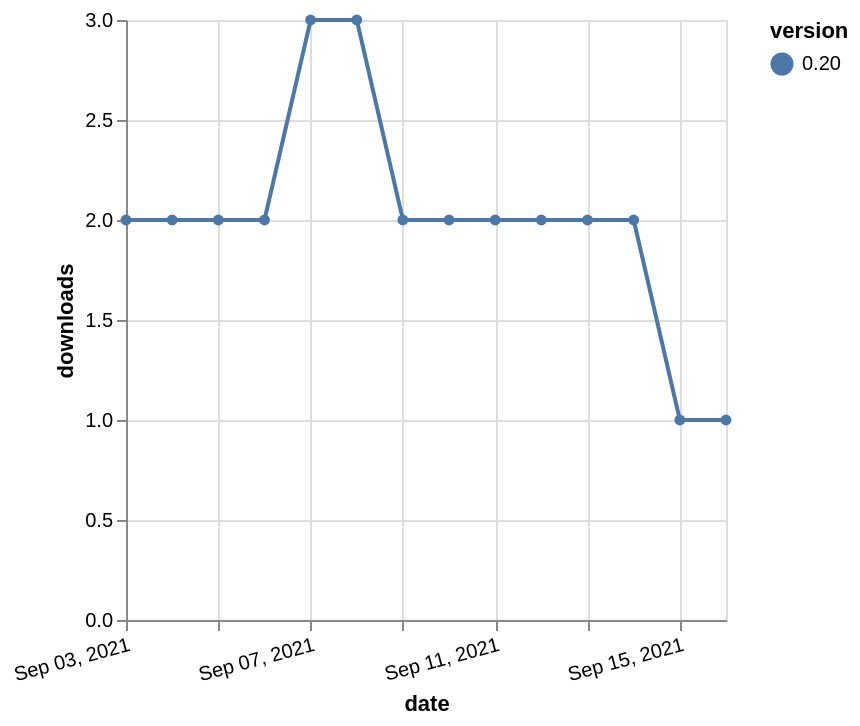

Source (Vega-Lite JSON):
### Vega-Lite specification from a JSON file in a GitHub repository (floating-point values rounded to 4 significant figures)
{"$schema": "https://vega.github.io/schema/vega-lite/v5.json", "description": "A simple bar chart with embedded data.", "data": {"values": [{"date": "2021-09-03", "total": 2115, "delta": 2, "version": "0.20"}, {"date": "2021-09-04", "total": 2117, "delta": 2, "version": "0.20"}, {"date": "2021-09-05", "total": 2119, "delta": 2, "version": "0.20"}, {"date": "2021-09-06", "total": 2121, "delta": 2, "version": "0.20"}, {"date": "2021-09-07", "total": 2124, "delta": 3, "version": "0.20"}, {"date": "2021-09-08", "total": 2127, "delta": 3, "version": "0.20"}, {"date": "2021-09-09", "total": 2129, "delta": 2, "version": "0.20"}, {"date": "2021-09-10", "total": 2131, "delta": 2, "version": "0.20"}, {"date": "2021-09-11", "total": 2133, "delta": 2, "version": "0.20"}, {"date": "2021-09-12", "total": 2135, "delta": 2, "version": "0.20"}, {"date": "2021-09-13", "total": 2137, "delta": 2, "version": "0.20"}, {"date": "2021-09-14", "total": 2139, "delta": 2, "version": "0.20"}, {"date": "2021-09-15", "total": 2140, "delta": 1, "version": "0.20"}, {"date": "2021-09-16", "total": 2141, "delta": 1, "version": "0.20"}]}, "width": "container", "mark": {"type": "line", "point": {"filled": true}}, "encoding": {"x": {"field": "date", "type": "temporal", "timeUnit": "yearmonthdate", "title": "date", "axis": {"labelAngle": -15}}, "y": {"field": "delta", "type": "quantitative", "title": "downloads"}, "color": {"field": "version", "type": "nominal"}, "tooltip": {"field": "delta"}}}
